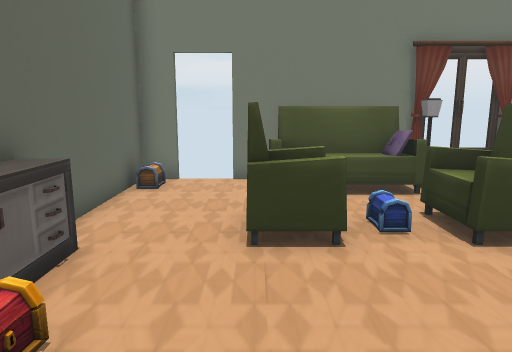
view 1 (above)

14 first-person views from a walk through a 3-D level made in the Unity game engine. The camera is 1.4 m above the floor, tilts 10° down and sees 70° across. The floor is counted in squares, 0.65 m on a side. Each view is taken from the middle of a square. On the plan, view 1 faces up. The plan holds only what a view shows up to about 20 squares ahead; the rest is blank. The player character is not drawn. Door leaves are left out, so doorways stand open.

view 2
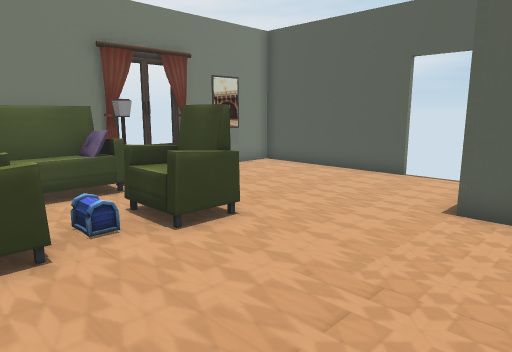

view 3
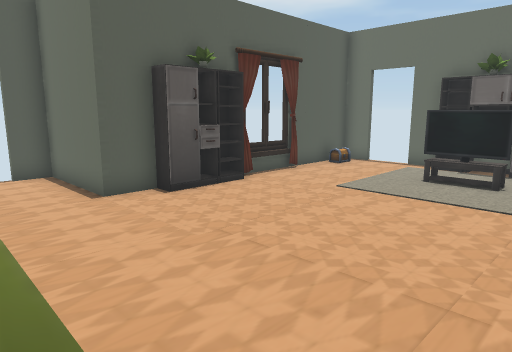

view 4
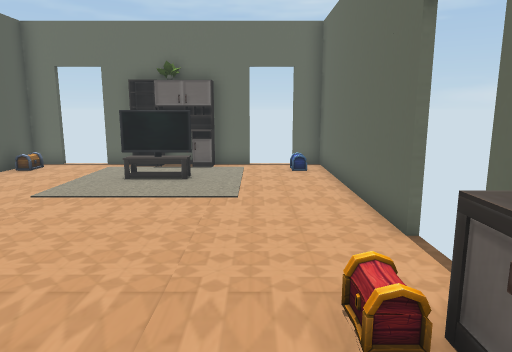

view 5
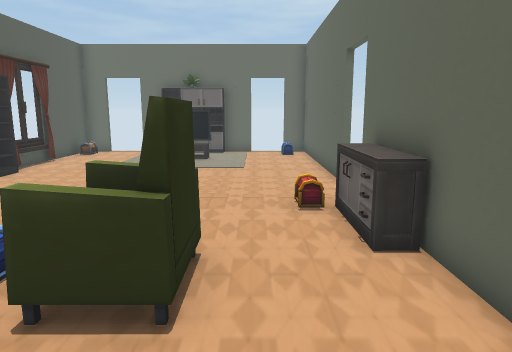

view 6
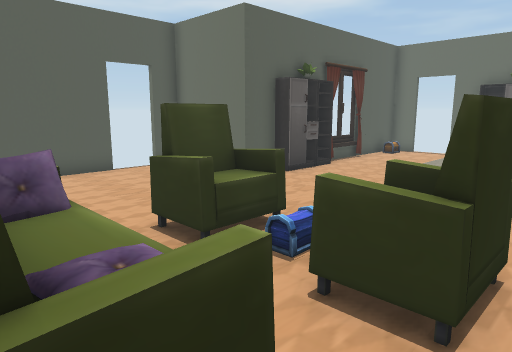

view 7
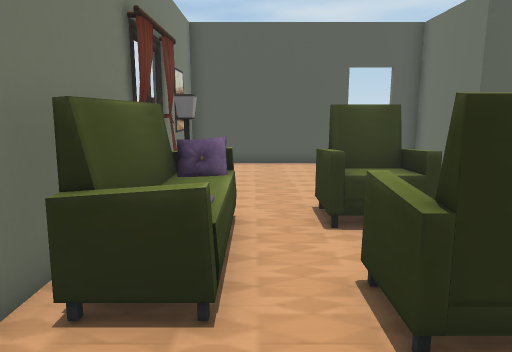

view 8
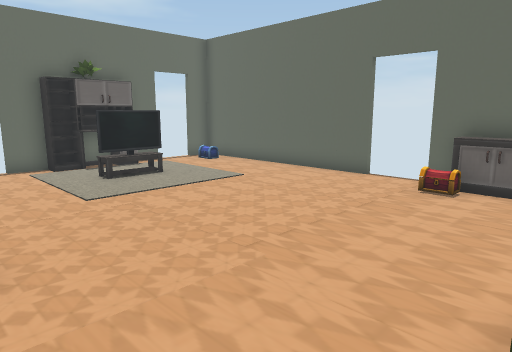

view 9
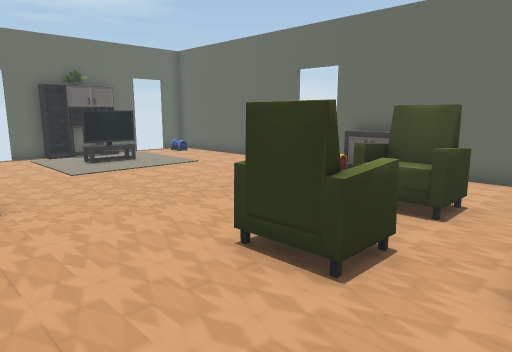

view 10
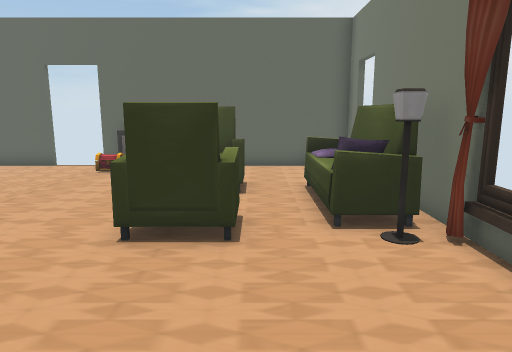

view 11
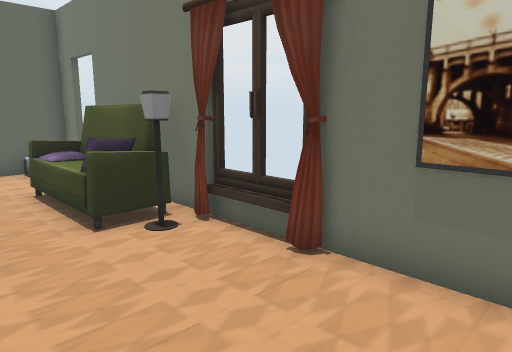

view 12
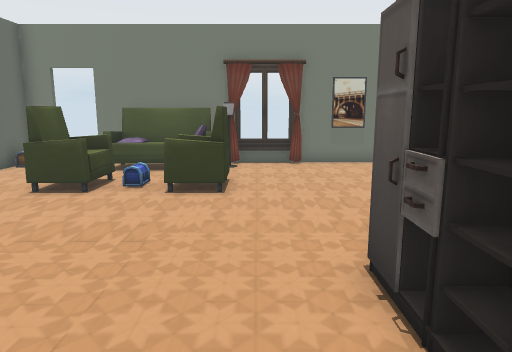

view 13
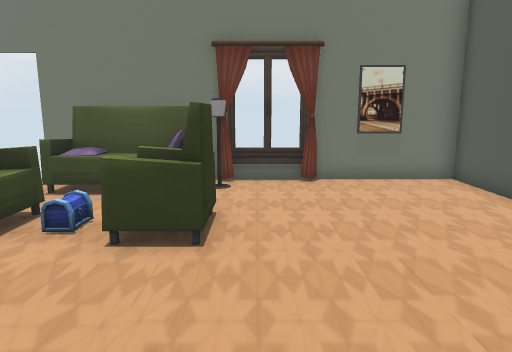

view 14
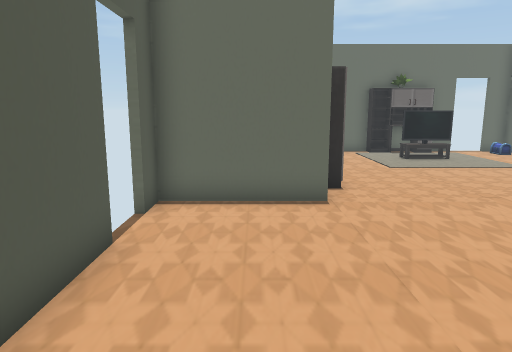

### Floor plan
Points are (right, up) in squares from view 1. A wall is a line through its corners. A room is listed if a view was taken in it or the views show most of it. See-through windows are left out.
Room 1 (views 1, 2, 3, 4, 5, 6, 7, 8, 9, 10, 11, 12, 13, 14)
walls: (8.2, 0.7) (8.2, 2.3) (12.4, 2.3) (12.4, 3.5); (7.5, -2.1) (7.5, 0.7); (8.2, -2) (8.2, -1.5); (-3.7, -0.1) (-3.7, -9.2) (-2.5, -9.2); (12.4, 5.1) (12.4, 11.7) (7.4, 11.7); (5.5, 11.7) (-0.7, 11.7); (2.8, -9.1) (2.8, -8.5) (3.9, -8.5); (3.9, -9.1) (3.9, -8.4); (-2.5, 11.7) (-3.7, 11.7) (-3.7, 1.8); (2.5, -9.2) (5.2, -9.2); (-0.9, -9.2) (0.5, -9.2); (7, -9.2) (8.2, -9.2) (8.2, -2.6)
ways out: open door at (-4, 1); open door at (-1.5, -9); open door at (-1.5, 12); open door at (12.5, 4.5); gap at (6, -9)
objects: chest (-3, -8); other object (-3, 3) to (-3, 5); chest (-3, 11); chest (-2, 3); armchair (0, 6) to (1, 8); sofa (0, 9) to (4, 11); other object (1, -9) to (2, -9); carpet (1, -8); TV (1, -6) to (3, -6); pillow (1, 10) to (2, 10); carpet (2, -8) to (3, -8); chest (2, 6) to (3, 7); armchair (4, 6) to (5, 8); pillow (4, 10); lamp (5, 10); curtain (5, 11)

Where each view was taken, in squares from view 1:
view 1: 0 up, 0 right, facing up
view 2: 0 up, 0 right, facing up-right
view 3: 6 up, 1 left, facing down-right
view 4: 6 up, 1 left, facing down
view 5: 11 up, 1 left, facing down
view 6: 11 up, 1 left, facing down-right
view 7: 9 up, 3 left, facing right
view 8: 6 up, 8 right, facing down-left
view 9: 10 up, 9 right, facing down-left
view 10: 8 up, 11 right, facing left
view 11: 7 up, 11 right, facing up-left
view 12: 4 down, 6 right, facing up
view 13: 0 up, 6 right, facing up
view 14: 11 up, 10 right, facing down
